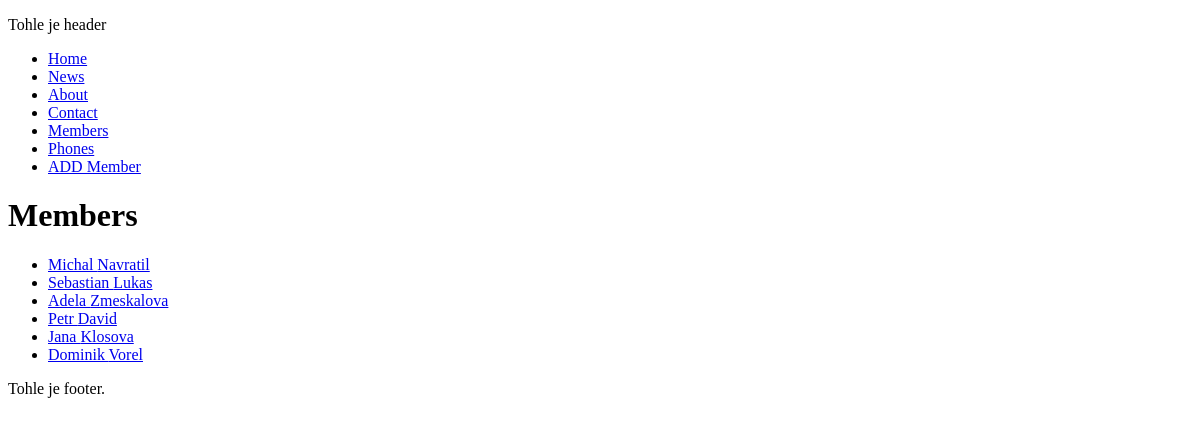
The app's page /members, older data.
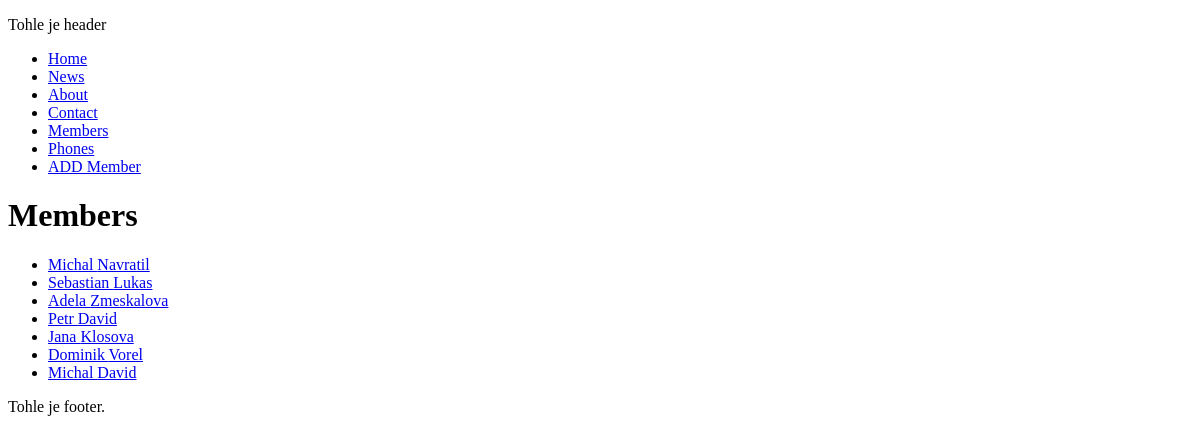
The same page, newer data.
### core/models.py (models this page shows)
class Member(models.Model):
    firstname = models.CharField(max_length=255)
    lastname = models.CharField(max_length=255)

### core/views/views.py (the view)
# urls.py: path('members', members, name='members'),
def members(request):
  mymembers = Member.objects.all().values()
  template = loader.get_template('members.html')
  context = {
    'mymembers': mymembers,
  }
  return HttpResponse(template.render(context, request))

### core/templates/members.html (shortened to what this page needs)
{% extends "master.html" %}
{% block content %}
<h1>Members</h1>
<ul>
  {% for x in mymembers %}
    <li><a href="details/{{ x.id }}">{{ x.firstname }} {{ x.lastname }}</a></li>
  {% endfor %}
</ul>
{% endblock %}

Row changes from the older to the newer data that the page shows:
added Member: firstname "Michal", lastname "David"
